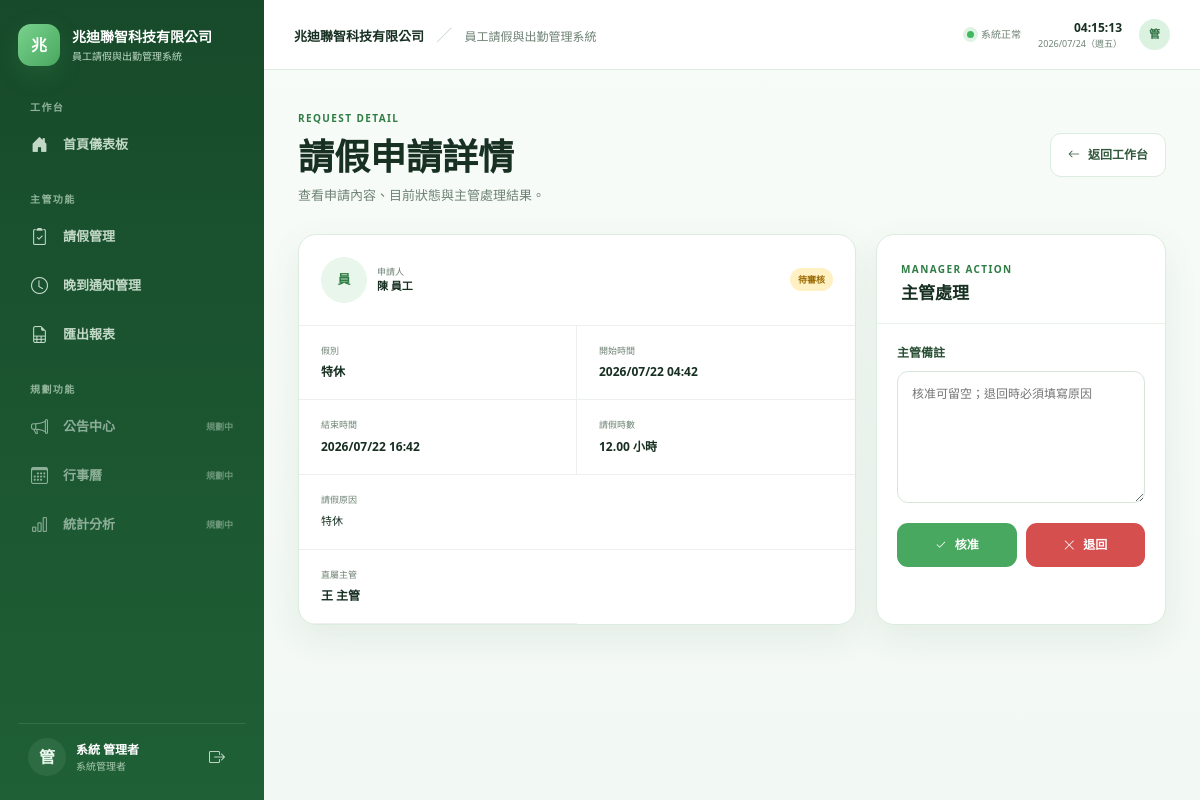
The page /leave/5/ (signed in) on the database its author committed.
### leaveapp/models.py (models this page shows, shortened)
class Profile(models.Model):
    ROLE_EMPLOYEE = "employee"
    ROLE_MANAGER = "manager"
    ROLE_ADMIN = "admin"
    ROLE_CHOICES = [
        (ROLE_EMPLOYEE, "員工"),
        (ROLE_MANAGER, "主管"),
        (ROLE_ADMIN, "系統管理者"),
    ]
    user = models.OneToOneField(User, on_delete=models.CASCADE, related_name="profile")
    role = models.CharField(max_length=20, choices=ROLE_CHOICES, default=ROLE_EMPLOYEE)
    manager = models.ForeignKey(
        User,
        on_delete=models.SET_NULL,
        null=True,
        blank=True,
        related_name="team_members",
        verbose_name="直屬主管",
    )

class LeaveRequest(models.Model):
    STATUS_PENDING = "pending"
    STATUS_APPROVED = "approved"
    STATUS_REJECTED = "rejected"
    STATUS_CANCELLED = "cancelled"
    STATUS_CHOICES = [
        (STATUS_PENDING, "待審核"),
        (STATUS_APPROVED, "已核准"),
        (STATUS_REJECTED, "已退回"),
        (STATUS_CANCELLED, "已取消"),
    ]
    employee = models.ForeignKey(User, on_delete=models.CASCADE, related_name="leave_requests")
    leave_type = models.ForeignKey(LeaveType, on_delete=models.PROTECT)
    start_datetime = models.DateTimeField(verbose_name="開始時間")
    end_datetime = models.DateTimeField(verbose_name="結束時間")
    reason = models.TextField(verbose_name="請假原因")
    attachment = models.FileField(upload_to="leave_attachments/%Y/%m/", blank=True, null=True)
    status = models.CharField(max_length=20, choices=STATUS_CHOICES, default=STATUS_PENDING)
    manager = models.ForeignKey(
        User,
        on_delete=models.SET_NULL,
        null=True,
        blank=True,
        related_name="managed_leave_requests",
    )
    manager_comment = models.TextField(blank=True, verbose_name="主管備註")
    created_at = models.DateTimeField(auto_now_add=True)
    reviewed_at = models.DateTimeField(blank=True, null=True)
    balance_applied = models.BooleanField(default=False)
    class Meta:
        ordering = ["-created_at"]
    @property
    def duration_hours(self):
        if not self.start_datetime or not self.end_datetime:
            return Decimal("0.00")
        seconds = (self.end_datetime - self.start_datetime).total_seconds()
        return Decimal(str(max(seconds / 3600, 0))).quantize(Decimal("0.01"))

class LeaveType(models.Model):
    name = models.CharField(max_length=50, unique=True, verbose_name="假別名稱")
    requires_attachment = models.BooleanField(default=False, verbose_name="需附件")
    active = models.BooleanField(default=True, verbose_name="啟用")
    display_order = models.PositiveIntegerField(default=0, verbose_name="顯示順序")
    class Meta:
        ordering = ["display_order", "id"]
        verbose_name = "假別"
        verbose_name_plural = "假別"

### leaveapp/views.py (the view)
# urls.py: path("leave/<int:pk>/", views.leave_detail, name="leave_detail"),
@login_required
def leave_detail(request, pk):
    leave_request = get_object_or_404(
        LeaveRequest.objects.select_related("employee", "manager", "leave_type"),
        pk=pk,
    )
    if not _can_view_leave(request.user, leave_request):
        messages.error(request, "你沒有權限查看這筆申請。")
        return redirect("dashboard")
    return render(
        request,
        "leaveapp/leave_detail.html",
        {"leave_request": leave_request, "review_form": ReviewForm()},
    )

### leaveapp/forms.py
class ReviewForm(forms.Form):
    comment = forms.CharField(
        required=False,
        label="主管備註",
        widget=forms.Textarea(attrs={"rows": 3, "placeholder": "核准可留空；退回時請填寫原因"}),
    )

### leaveapp/views.py (called while the page is built)
def _is_manager_for(user, employee):
    if user.profile.role == Profile.ROLE_ADMIN:
        return True
    return employee.profile.manager_id == user.id

def _can_view_leave(user, leave_request):
    return (
        leave_request.employee_id == user.id
        or _is_manager_for(user, leave_request.employee)
    )

### templates/leaveapp/leave_detail.html (shortened to what this page needs)
{% extends "base.html" %}
{% block content %}
<section class="page-heading compact-heading">
  <div>
    <span class="eyebrow">REQUEST DETAIL</span>
    <h1>請假申請詳情</h1>
    <p>查看申請內容、目前狀態與主管處理結果。</p>
  </div>
  <a class="btn-enterprise secondary" href="{% url 'dashboard' %}">
    <i class="bi bi-arrow-left"></i>返回工作台
  </a>
</section>
<div class="detail-grid">
  <article class="enterprise-panel detail-panel">
    <header class="detail-header">
      <div class="person-cell">
        <span class="person-avatar large">{{ leave_request.employee.last_name|default:leave_request.employee.username|slice:":1" }}</span>
        <span><small>申請人</small><strong>{{ leave_request.employee.get_full_name|default:leave_request.employee.username }}</strong></span>
      </div>
      <span class="status-badge {{ leave_request.status }}">{{ leave_request.get_status_display }}</span>
    </header>
    <div class="detail-body">
      <div class="detail-item"><small>假別</small><strong>{{ leave_request.leave_type.name }}</strong></div>
      <div class="detail-item"><small>開始時間</small><strong>{{ leave_request.start_datetime|date:"Y/m/d H:i" }}</strong></div>
      <div class="detail-item"><small>結束時間</small><strong>{{ leave_request.end_datetime|date:"Y/m/d H:i" }}</strong></div>
      <div class="detail-item"><small>請假時數</small><strong>{{ leave_request.duration_hours }} 小時</strong></div>
      <div class="detail-item full"><small>請假原因</small><p>{{ leave_request.reason|linebreaksbr }}</p></div>
      <div class="detail-item"><small>直屬主管</small><strong>{% if leave_request.manager %}{{ leave_request.manager.get_full_name|default:leave_request.manager.username }}{% else %}未設定{% endif %}</strong></div>
    </div>
  </article>
  {% if user.profile.role != "employee" %}
  <aside class="enterprise-panel review-panel">
    <header class="panel-header"><div><span class="eyebrow">MANAGER ACTION</span><h2>主管處理</h2></div></header>
    {% if leave_request.status == "pending" %}
    <form method="post" class="review-form">
      <label for="id_comment">主管備註</label>
      <textarea name="comment" rows="5" id="id_comment" placeholder="核准可留空；退回時必須填寫原因"></textarea>
      <div class="review-actions">
        <button formaction="{% url 'approve_leave' leave_request.id %}" class="btn-enterprise success"><i class="bi bi-check2"></i>核准</button>
        <button formaction="{% url 'reject_leave' leave_request.id %}" class="btn-enterprise danger"><i class="bi bi-x-lg"></i>退回</button>
      </div>
    </form>
    {% else %}
    <div class="empty-state compact"><span><i class="bi bi-check2-circle"></i></span><strong>此申請已處理</strong></div>
    {% endif %}
  </aside>
  {% endif %}
</div>
{% endblock %}

### templates/base.html (shortened to what this page needs)
{% load static %}
<!doctype html>
<html lang="zh-Hant">
<head>
  <link href="https://cdn.jsdelivr.net/npm/bootstrap@5.3.3/dist/css/bootstrap.min.css" rel="stylesheet">
  <link href="https://cdn.jsdelivr.net/npm/bootstrap-icons@1.11.3/font/bootstrap-icons.css" rel="stylesheet">
  <link rel="stylesheet" href="{% static 'css/style.css' %}">
</head>
<body>
{% if user.is_authenticated %}
<div class="app-shell">
  <aside class="sidebar d-none d-lg-flex">
    <a class="brand" href="{% url 'dashboard' %}">
      <span class="brand-mark">兆</span>
      <span class="brand-copy">
        <strong>兆迪聯智科技有限公司</strong>
        <small>員工請假與出勤管理系統</small>
      </span>
    </a>
    <nav class="sidebar-nav">
      <span class="nav-label">工作台</span>
      <a class="sidebar-link {% if request.resolver_match.url_name == 'dashboard' %}active{% endif %}" href="{% url 'dashboard' %}">
        <i class="bi bi-house-door-fill"></i><span>首頁儀表板</span>
      </a>
      {% if user.profile.role == "employee" %}
      <span class="nav-label nav-label-spaced">請假管理</span>
      <a class="sidebar-link" href="{% url 'create_leave' %}">
        <i class="bi bi-calendar2-plus"></i><span>新增請假</span>
      </a>
      <a class="sidebar-link" href="{% url 'dashboard' %}#my-requests">
        <i class="bi bi-journal-text"></i><span>我的請假紀錄</span>
      </a>
      <span class="nav-label nav-label-spaced">其他功能</span>
      <a class="sidebar-link" href="{% url 'create_late_notice' %}">
        <i class="bi bi-clock-history"></i><span>晚到通知</span>
      </a>
      {% else %}
      <span class="nav-label nav-label-spaced">主管功能</span>
      <a class="sidebar-link {% if request.resolver_match.url_name == 'manager_leave_list' %}active{% endif %}" href="{% url 'manager_leave_list' %}">
        <i class="bi bi-clipboard2-check"></i><span>請假管理</span>
      </a>
      <a class="sidebar-link {% if request.resolver_match.url_name == 'manager_late_list' %}active{% endif %}" href="{% url 'manager_late_list' %}">
        <i class="bi bi-clock"></i><span>晚到通知管理</span>
      </a>
      <a class="sidebar-link" href="{% url 'export_csv' %}">
        <i class="bi bi-file-earmark-spreadsheet"></i><span>匯出報表</span>
      </a>
      {% endif %}
      <span class="nav-label nav-label-spaced">規劃功能</span>
      <span class="sidebar-link disabled-link"><i class="bi bi-megaphone"></i><span>公告中心</span><small>規劃中</small></span>
      <span class="sidebar-link disabled-link"><i class="bi bi-calendar3"></i><span>行事曆</span><small>規劃中</small></span>
      <span class="sidebar-link disabled-link"><i class="bi bi-bar-chart"></i><span>統計分析</span><small>規劃中</small></span>
    </nav>
    <div class="sidebar-user">
      <span class="avatar">{{ user.last_name|default:user.username|slice:":1" }}</span>
      <span class="sidebar-user-copy">
        <strong>{{ user.get_full_name|default:user.username }}</strong>
        <small>{{ user.profile.get_role_display }}</small>
      </span>
      <form action="{% url 'logout' %}" method="post">
        <button class="icon-btn" title="登出"><i class="bi bi-box-arrow-right"></i></button>
      </form>
    </div>
  </aside>
  <div class="app-main">
    <header class="topbar">
      <div class="topbar-title">
        <strong>兆迪聯智科技有限公司</strong>
        <span>／</span>
        <small>員工請假與出勤管理系統</small>
      </div>
      <div class="topbar-right">
        <span class="system-online"><i></i>系統正常</span>
        <div class="live-clock d-none d-md-block">
          <strong id="liveTime">--:--:--</strong>
          <small id="liveDate">----/--/--</small>
        </div>
        <span class="topbar-avatar">{{ user.last_name|default:user.username|slice:":1" }}</span>
      </div>
    </header>
    <main class="content-area">
      {% block content %}{% endblock %}
    </main>
  </div>
</div>
{% endif %}
</body>
</html>

### rows shown on the page
LeaveRequest: employee.last_name "員", employee.get_full_name "陳 員工", status "待審核", leave_type.name "特休", start_datetime "2026/07/22 04:42", end_datetime "2026/07/22 16:42", duration_hours "12.00", reason "特休", manager.get_full_name "王 主管"

### other values the page prints
{{ user.last_name|default:user.username|slice:":1" }} "管"
{{ user.get_full_name|default:user.username }} "系統 管理者"
{{ user.profile.get_role_display }} "系統管理者"
